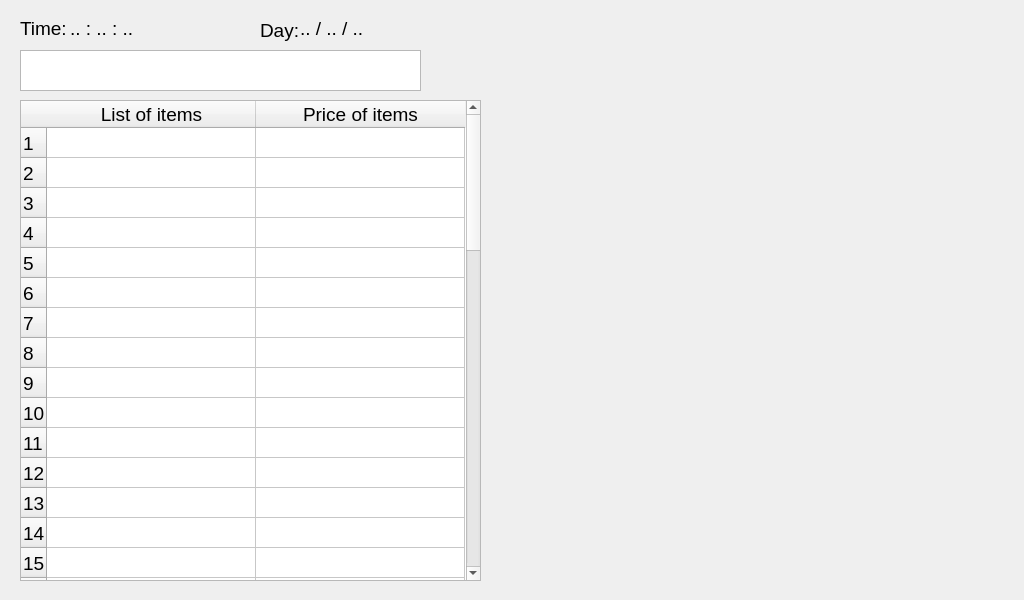
<?xml version="1.0" encoding="UTF-8"?>
<ui version="4.0">
 <class>robot_gui</class>
 <widget class="QWidget" name="robot_gui">
  <property name="geometry">
   <rect>
    <x>0</x>
    <y>0</y>
    <width>1024</width>
    <height>600</height>
   </rect>
  </property>
  <property name="windowTitle">
   <string>Form</string>
  </property>
  <widget class="QLabel" name="label">
   <property name="geometry">
    <rect>
     <x>20</x>
     <y>20</y>
     <width>67</width>
     <height>17</height>
    </rect>
   </property>
   <property name="font">
    <font>
     <pointsize>14</pointsize>
    </font>
   </property>
   <property name="text">
    <string>Time:</string>
   </property>
  </widget>
  <widget class="QLabel" name="lblTime">
   <property name="geometry">
    <rect>
     <x>70</x>
     <y>20</y>
     <width>67</width>
     <height>17</height>
    </rect>
   </property>
   <property name="font">
    <font>
     <pointsize>14</pointsize>
    </font>
   </property>
   <property name="text">
    <string>.. : .. : ..</string>
   </property>
  </widget>
  <widget class="QLabel" name="label_3">
   <property name="geometry">
    <rect>
     <x>260</x>
     <y>20</y>
     <width>71</width>
     <height>21</height>
    </rect>
   </property>
   <property name="font">
    <font>
     <pointsize>14</pointsize>
    </font>
   </property>
   <property name="text">
    <string>Day:</string>
   </property>
  </widget>
  <widget class="QLabel" name="lblDay">
   <property name="geometry">
    <rect>
     <x>300</x>
     <y>20</y>
     <width>67</width>
     <height>17</height>
    </rect>
   </property>
   <property name="font">
    <font>
     <pointsize>14</pointsize>
    </font>
   </property>
   <property name="text">
    <string>.. / .. / ..</string>
   </property>
  </widget>
  <widget class="QTextEdit" name="textEdit">
   <property name="geometry">
    <rect>
     <x>20</x>
     <y>50</y>
     <width>401</width>
     <height>41</height>
    </rect>
   </property>
  </widget>
  <widget class="QTableWidget" name="wdgTableShopping">
   <property name="geometry">
    <rect>
     <x>20</x>
     <y>100</y>
     <width>461</width>
     <height>481</height>
    </rect>
   </property>
   <property name="font">
    <font>
     <pointsize>14</pointsize>
    </font>
   </property>
   <property name="rowCount">
    <number>50</number>
   </property>
   <property name="columnCount">
    <number>2</number>
   </property>
   <attribute name="horizontalHeaderDefaultSectionSize">
    <number>209</number>
   </attribute>
   <row/>
   <row/>
   <row/>
   <row/>
   <row/>
   <row/>
   <row/>
   <row/>
   <row/>
   <row/>
   <row/>
   <row/>
   <row/>
   <row/>
   <row/>
   <row/>
   <row/>
   <row/>
   <row/>
   <row/>
   <row/>
   <row/>
   <row/>
   <row/>
   <row/>
   <row/>
   <row/>
   <row/>
   <row/>
   <row/>
   <row/>
   <row/>
   <row/>
   <row/>
   <row/>
   <row/>
   <row/>
   <row/>
   <row/>
   <row/>
   <row/>
   <row/>
   <row/>
   <row/>
   <row/>
   <row/>
   <row/>
   <row/>
   <row/>
   <row/>
   <column>
    <property name="text">
     <string>List of items</string>
    </property>
   </column>
   <column>
    <property name="text">
     <string>Price of items</string>
    </property>
   </column>
  </widget>
  <widget class="QPushButton" name="btSearch">
   <property name="geometry">
    <rect>
     <x>428</x>
     <y>50</y>
     <width>51</width>
     <height>41</height>
    </rect>
   </property>
   <property name="font">
    <font>
     <pointsize>11</pointsize>
    </font>
   </property>
   <property name="styleSheet">
    <string notr="true">background-color: transparent;
background-image: url(:/Icons/Search_Icon.png);
background: none;
border: none;
background-repeat: none;
background-position: center;</string>
   </property>
   <property name="text">
    <string/>
   </property>
   <property name="icon">
    <iconset>
     <normaloff>../../resource/Search_Icon.png</normaloff>
     <normalon>../../resource/Search_Icon.png</normalon>
     <disabledoff>../../resource/Search_Icon.png</disabledoff>
     <disabledon>../../resource/Search_Icon.png</disabledon>
     <activeoff>../../resource/Search_Icon.png</activeoff>
     <activeon>../../resource/Search_Icon.png</activeon>
     <selectedoff>../../resource/Search_Icon.png</selectedoff>
     <selectedon>../../resource/Search_Icon.png</selectedon>../../resource/Search_Icon.png</iconset>
   </property>
   <property name="iconSize">
    <size>
     <width>40</width>
     <height>40</height>
    </size>
   </property>
  </widget>
 </widget>
 <resources/>
 <connections/>
</ui>
